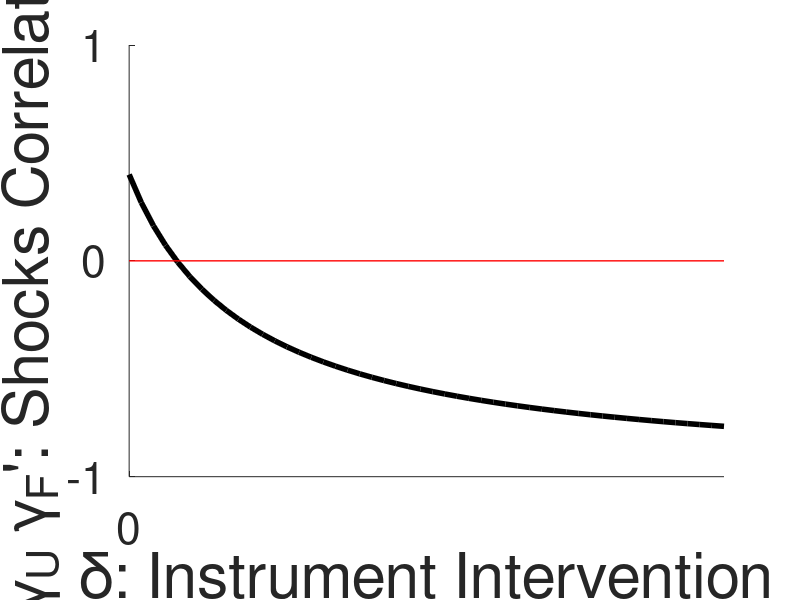

Write MATLAB code to recreate this figure. (Note: this script raises an error after producing the figure.)
clear
close all

Xlim = 5;
X = linspace(0,Xlim,Xlim*10);

par1 = 1.4;
par2 = 1;
Y = -1 + par1./(par2 + X);

figure(1)
set(gcf,'color','w');
hold on
plot(X,Y,'linewidth',4,'color','k')
plot([0 Xlim],[0 0],'linewidth',1,'color','r')
ylim([-1 1])
xlim([0 Xlim])
set(gca,'XTick',[0],'XTickLabel',{'0'},'fontsize',32);
set(gca,'YTick',[-1 0 +1],'YTickLabel',{'-1','0','1'},'fontsize',32);
xlabel('\delta: Instrument Intervention','fontsize',45)
ylabel('\gamma_U \gamma_F'': Shocks Correlation','fontsize',45)
hold off

% base_path         = pwd;
% invoke_export_fig('GPFA_intuition','figure',0,base_path)























asd

figure(1)
set(gcf,'color','w');
plot([0 0 0],[0 1 2],'linewidth',3,'color','k')
xlim([0 1])
ylim([0 2])
set(gca,'YTick',[0 1 2],'YTickLabel',{'Period 2','Period 1','Period 0'},'fontsize',24);
xticks([])
set(gca,'xcolor',[1 1 1]); 
txt0 = 'd_0 = Y_0 + B_0 - I_0 - C';
text(0.1,1.99,txt0,'fontsize',24)
txt1 = 'd_1 = Y_1 + B_1 - I_1 + C';
text(0.1,0.99,txt1,'fontsize',24)
txt2 = 'd_2 = g(I_0) - B_0 + h(I_1) - B_1';
text(0.1,-0.01,txt2,'fontsize',24)
box off